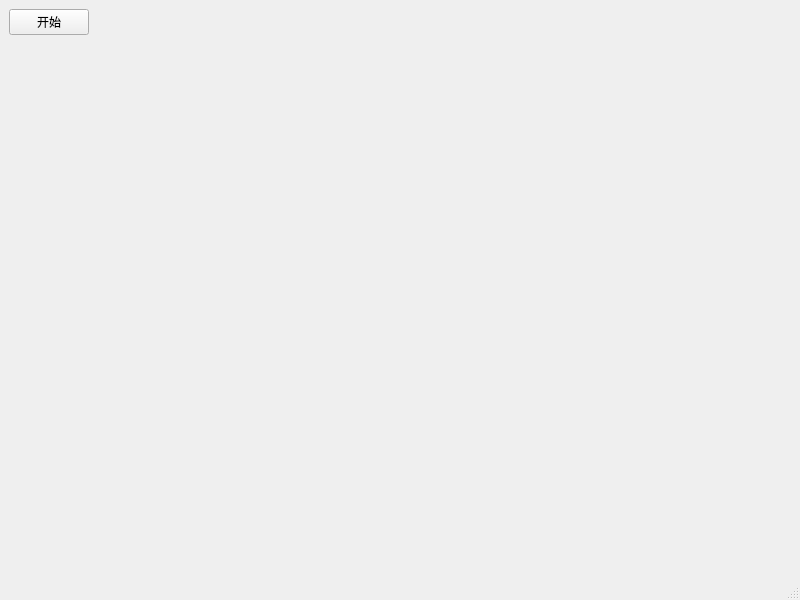
<?xml version="1.0" encoding="UTF-8"?>
<ui version="4.0">
 <class>MainWindow</class>
 <widget class="QMainWindow" name="MainWindow">
  <property name="geometry">
   <rect>
    <x>0</x>
    <y>0</y>
    <width>800</width>
    <height>600</height>
   </rect>
  </property>
  <property name="windowTitle">
   <string>MainWindow</string>
  </property>
  <widget class="QWidget" name="centralwidget">
   <layout class="QHBoxLayout" name="horizontalLayout">
    <item>
     <layout class="QVBoxLayout" name="verticalLayout">
      <item>
       <widget class="QPushButton" name="btnStart">
        <property name="text">
         <string>开始</string>
        </property>
        <property name="start" stdset="0">
         <bool>true</bool>
        </property>
       </widget>
      </item>
      <item>
       <spacer name="verticalSpacer">
        <property name="orientation">
         <enum>Qt::Orientation::Vertical</enum>
        </property>
        <property name="sizeHint" stdset="0">
         <size>
          <width>20</width>
          <height>40</height>
         </size>
        </property>
       </spacer>
      </item>
     </layout>
    </item>
    <item>
     <spacer name="horizontalSpacer">
      <property name="orientation">
       <enum>Qt::Orientation::Horizontal</enum>
      </property>
      <property name="sizeHint" stdset="0">
       <size>
        <width>696</width>
        <height>20</height>
       </size>
      </property>
     </spacer>
    </item>
   </layout>
  </widget>
  <widget class="QMenuBar" name="menubar">
   <property name="geometry">
    <rect>
     <x>0</x>
     <y>0</y>
     <width>800</width>
     <height>21</height>
    </rect>
   </property>
  </widget>
  <widget class="QStatusBar" name="statusbar"/>
 </widget>
 <resources/>
 <connections/>
</ui>
